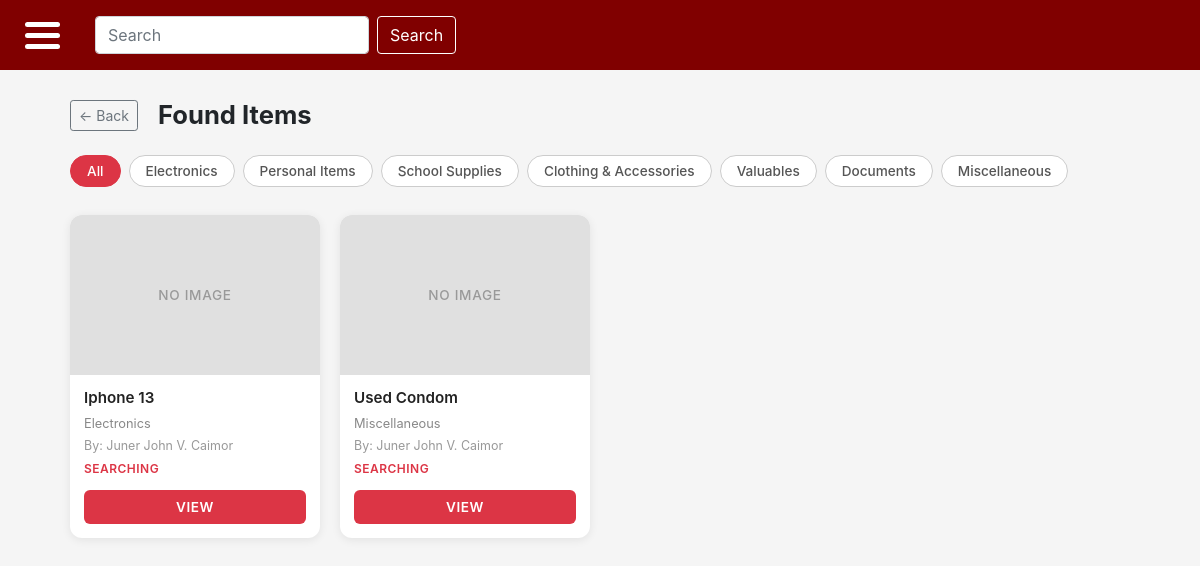
The app's page /lost_items.php (signed in), older data.
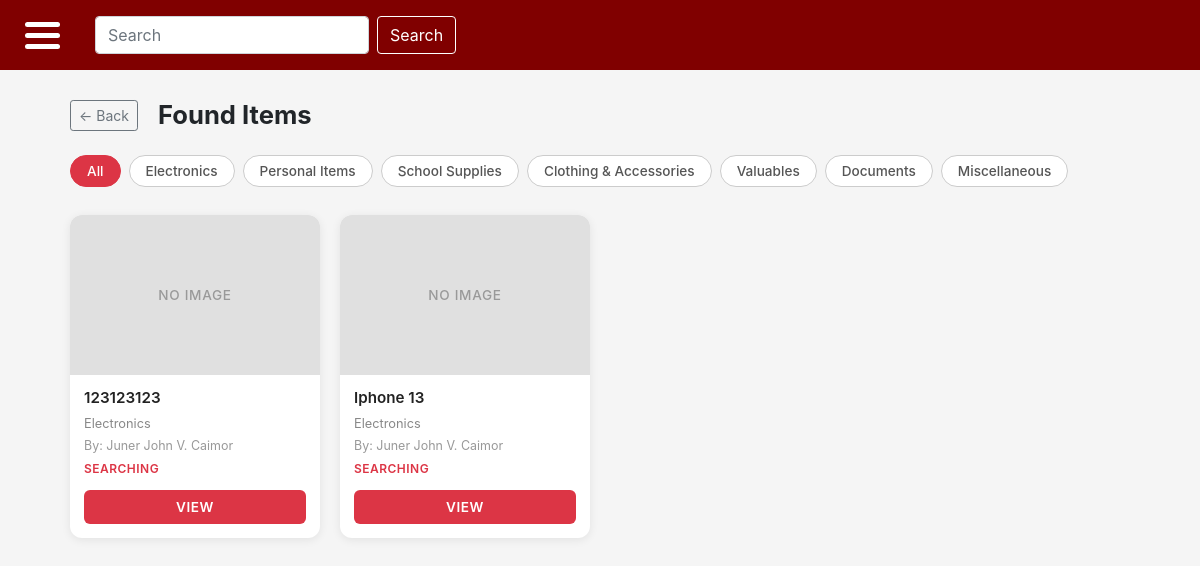
The same page, newer data.
### tables this page shows
CREATE TABLE `category` (
  `category_id` int(11) NOT NULL,
  `categoryName` varchar(100) NOT NULL
);

CREATE TABLE `posts` (
  `post_id` int(11) NOT NULL,
  `user_id` int(11) DEFAULT NULL,
  `location_id` int(11) DEFAULT NULL,
  `specific_location` varchar(255) DEFAULT NULL,
  `category_id` int(11) DEFAULT NULL,
  `dropOff_id` int(11) DEFAULT NULL,
  `type` varchar(255) DEFAULT NULL,
  `itemName` varchar(255) DEFAULT NULL,
  `publicDescription` varchar(255) DEFAULT NULL,
  `privateDetails` varchar(255) DEFAULT NULL,
  `currentStatus` varchar(20) DEFAULT 'PENDING',
  `dateReported` datetime DEFAULT current_timestamp(),
  `expirationDate` datetime DEFAULT NULL
);

CREATE TABLE `users` (
  `user_id` int(11) NOT NULL,
  `full_name` varchar(255) DEFAULT NULL,
  `institutionalEmail` varchar(255) DEFAULT NULL,
  `password` varchar(255) NOT NULL,
  `is_admin` tinyint(1) DEFAULT 0
);

### lost_items.php (the view, shortened to what this page needs)
<?php
require_once 'connect.php';
$categories = $connection->query("SELECT category_id, categoryName FROM category");
$cats = [];
while ($row = $categories->fetch_assoc()) {
    $cats[] = $row;
}
$selected_cat = isset($_GET['category_id']) ? (int)$_GET['category_id'] : 0;
if ($selected_cat > 0) {
    $stmt = $connection->prepare(
        "SELECT p.post_id, p.itemName, p.publicDescription, p.currentStatus, p.dateReported,
            c.categoryName, u.full_name
         FROM posts p
         JOIN category c ON p.category_id = c.category_id
         JOIN users u ON p.user_id = u.user_id
         WHERE p.type = 'LOST' AND p.category_id = ?
         ORDER BY p.dateReported DESC"
    );
    $stmt->bind_param("i", $selected_cat);
    $stmt->execute();
    $posts = $stmt->get_result();
} else {
    $posts = $connection->query(
        "SELECT p.post_id, p.itemName, p.publicDescription, p.currentStatus, p.dateReported,
            c.categoryName, u.full_name
         FROM posts p
         JOIN category c ON p.category_id = c.category_id
         JOIN users u ON p.user_id = u.user_id
         WHERE p.type = 'LOST'
         ORDER BY p.dateReported DESC"
    );
}
?>
<?php require_once 'header_footer/main-header.php'; ?>
<div class="page-wrapper">
    <div class="page-header" style="gap: 12px; align-items: center; display: flex; margin-bottom: 24px;">
    <a href="dashboard.php" class="btn btn-outline-secondary btn-sm" style="margin-right: 8px;">← Back</a>
    <h2 style="margin: 0;">Found Items</h2>
    </div>
    <div class="category-filter">
        <a href="lost_items.php" class="cat-btn <?= $selected_cat === 0 ? 'active' : '' ?>">All</a>
        <?php foreach ($cats as $cat): ?>
            <a href="lost_items.php?category_id=<?= $cat['category_id'] ?>"
               class="cat-btn <?= $selected_cat === (int)$cat['category_id'] ? 'active' : '' ?>">
                <?= htmlspecialchars($cat['categoryName']) ?>
            </a>
        <?php endforeach; ?>
    </div>
    <?php if ($posts->num_rows === 0): ?>
        <div class="empty-state">No lost items reported yet.</div>
    <?php else: ?>
        <div class="card-grid">
            <?php while ($post = $posts->fetch_assoc()): ?>
                <div class="item-card">
                    <div class="item-card-image">NO IMAGE</div>
                    <div class="item-card-body">
                        <div class="item-card-name">
                            <?= htmlspecialchars($post['itemName'] ?? 'No item name') ?>
                        </div>
                        <div class="item-card-meta" style="color:#888; font-size:0.8rem;"><?= htmlspecialchars($post['categoryName']) ?></div>
                        <div class="item-card-meta">By: <?= htmlspecialchars($post['full_name'] ?? 'Unknown') ?></div>
                        <div class="item-card-status"><?= htmlspecialchars($post['currentStatus']) ?></div>
                    </div>
                    <div class="item-card-footer">
                        <a href="view_post.php?post_id=<?= $post['post_id'] ?>" class="btn-view">VIEW</a>
                    </div>
                </div>
            <?php endwhile; ?>
        </div>
    <?php endif; ?>
</div>
<?php require_once 'header_footer/footer.php'; ?>

Row changes from the older to the newer data that the page shows:
removed posts: itemName "Used Condom", category.categoryName "Miscellaneous", user.full_name "Juner John V. Caimor", currentStatus "SEARCHING"
added posts: itemName "123123123", category.categoryName "Electronics", user.full_name "Juner John V. Caimor", currentStatus "SEARCHING"
